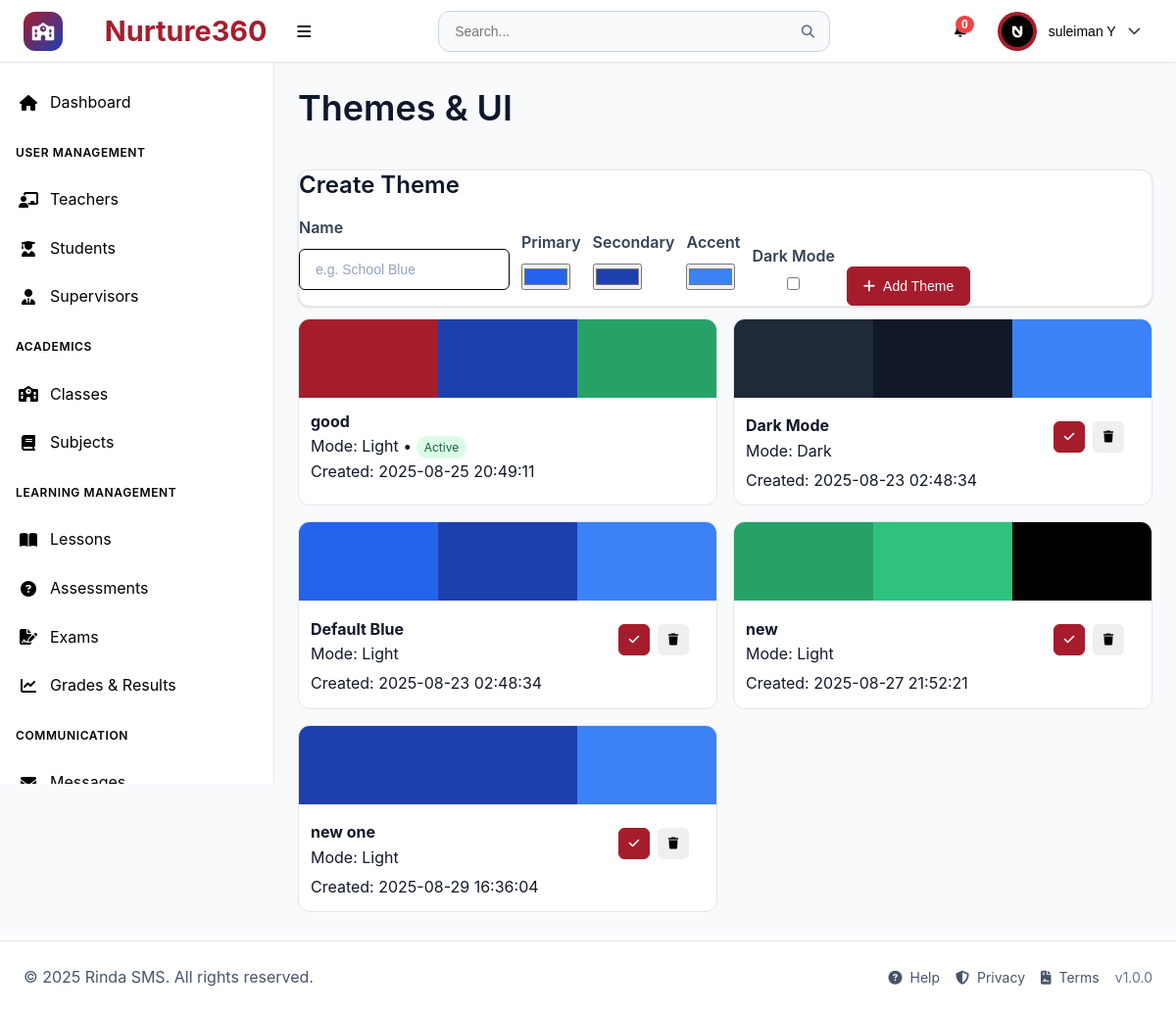
The page /pages/themes.php (signed in) on the database its author committed.
### tables this page shows
CREATE TABLE `users` (
  `id` int(11) NOT NULL,
  `username` varchar(50) NOT NULL,
  `email` varchar(100) NOT NULL,
  `password_hash` varchar(255) NOT NULL,
  `first_name` varchar(50) NOT NULL,
  `last_name` varchar(50) NOT NULL,
  `role` enum('superadmin','teacher','student','supervisor') NOT NULL,
  `phone` varchar(20) DEFAULT NULL,
  `address` text DEFAULT NULL,
  `profile_image` varchar(255) DEFAULT NULL,
  `is_active` tinyint(1) DEFAULT 1,
  `email_verified` tinyint(1) DEFAULT 0,
  `two_factor_enabled` tinyint(1) DEFAULT 0,
  `last_login` datetime DEFAULT NULL,
  `created_at` timestamp NOT NULL DEFAULT current_timestamp(),
  `updated_at` timestamp NOT NULL DEFAULT current_timestamp() ON UPDATE current_timestamp()
);

CREATE TABLE `themes` (
  `id` int(11) NOT NULL,
  `theme_name` varchar(50) NOT NULL,
  `primary_color` varchar(7) NOT NULL,
  `secondary_color` varchar(7) NOT NULL,
  `accent_color` varchar(7) NOT NULL,
  `is_dark_mode` tinyint(1) DEFAULT 0,
  `is_active` tinyint(1) DEFAULT 0,
  `created_at` timestamp NOT NULL DEFAULT current_timestamp()
);

### pages/themes.php (the view, shortened to what this page needs)
<?php
$pdo = getDBConnection();
function fetchThemes(PDO $pdo){
  $st=$pdo->query("SELECT id, theme_name, primary_color, secondary_color, accent_color, is_dark_mode, is_active, created_at FROM themes ORDER BY is_active DESC, theme_name ASC");
  return $st->fetchAll(PDO::FETCH_ASSOC);
}
$themes = fetchThemes($pdo);
include '../components/header.php';
?>
<div class="dashboard-container">
  <?php include '../components/sidebar.php'; ?>
  <main class="main-content">
    <div class="page-header"><h1>Themes & UI</h1></div>
    <div class="card" style="margin-bottom:12px">
      <h3>Create Theme</h3>
      <form method="POST" class="form" style="display:flex;gap:12px;flex-wrap:wrap;align-items:flex-end">
        <div class="form-group"><label>Name</label><input type="text" name="theme_name" placeholder="e.g. School Blue" required></div>
        <div class="form-group"><label>Primary</label><input type="color" name="primary_color" value="#2563eb"></div>
        <div class="form-group"><label>Secondary</label><input type="color" name="secondary_color" value="#1e40af"></div>
        <div class="form-group"><label>Accent</label><input type="color" name="accent_color" value="#3b82f6"></div>
        <div class="form-group"><label>Dark Mode</label><input type="checkbox" name="is_dark_mode"></div>
        <button class="btn btn-primary" type="submit"><i class="fas fa-plus"></i> Add Theme</button>
      </form>
    </div>
    <div class="theme-grid">
      <?php if($themes): foreach($themes as $t): ?>
        <div class="theme-card">
          <div class="theme-preview">
            <div class="theme-swatch" style="background: <?php echo htmlspecialchars($t['primary_color']); ?>"></div>
            <div class="theme-swatch" style="background: <?php echo htmlspecialchars($t['secondary_color']); ?>"></div>
            <div class="theme-swatch" style="background: <?php echo htmlspecialchars($t['accent_color']); ?>"></div>
          </div>
          <div class="theme-body">
            <div style="display:flex;justify-content:space-between;align-items:center;gap:8px">
              <div>
                <strong><?php echo htmlspecialchars($t['theme_name']); ?></strong>
                <div class="virtual-meta">Mode: <?php echo ((int)$t['is_dark_mode']===1?'Dark':'Light'); ?><?php if((int)$t['is_active']===1): ?> • <span class="badge badge-active">Active</span><?php endif; ?></div>
              </div>
              <div class="teacher-card-actions action-buttons">
                <?php if((int)$t['is_active']!==1): ?>
                <form method="POST" style="display:inline">
                  <button class="btn btn-sm btn-primary" type="submit" title="Activate"><i class="fas fa-check"></i></button>
                </form>
                <?php endif; ?>
                <?php if((int)$t['is_active']!==1): ?>
                <form method="POST" onsubmit="return confirm('Delete this theme?')" style="display:inline">
                  <button class="btn btn-sm btn-danger" type="submit" title="Delete"><i class="fas fa-trash"></i></button>
                </form>
                <?php endif; ?>
              </div>
            </div>
            <div class="virtual-meta">Created: <?php echo htmlspecialchars($t['created_at']); ?></div>
          </div>
        </div>
      <?php endforeach; else: ?>
        <div class="no-data"><i class="fas fa-palette"></i><p>No themes yet. Create one above.</p></div>
      <?php endif; ?>
    </div>
  </main>
</div>
<?php include '../components/footer.php'; ?>

### components/header.php (shortened to what this page needs)
<?php
require_once '../config/config.php';
$user_id = $_SESSION['user_id'] ?? null;
$first_name = $_SESSION['first_name'] ?? '';
$last_name = $_SESSION['last_name'] ?? '';
$user_role = $_SESSION['role'] ?? '';
$profile_image = '';
$profile_image_url = '';
try {
    $pdo = getDBConnection();
    $settings_stmt = $pdo->prepare("SELECT setting_key, setting_value FROM system_settings WHERE setting_key IN ('app_name', 'theme_primary_color', 'theme_secondary_color', 'theme_accent_color', 'theme_mode', 'app_logo', 'app_favicon', 'brand_display')");
    $settings_stmt->execute();
    $settings = [];
    while ($row = $settings_stmt->fetch()) {
        $settings[$row['setting_key']] = $row['setting_value'];
    }
    if ($user_id) {
        $uStmt = $pdo->prepare("SELECT profile_image FROM users WHERE id = ? LIMIT 1");
        $uStmt->execute([$user_id]);
        $uRow = $uStmt->fetch();
        if ($uRow && !empty($uRow['profile_image'])) {
            $profile_image = $uRow['profile_image'];
        }
    }
} catch (PDOException $e) {
    $settings = [
        'app_name' => APP_NAME,
        'theme_primary_color' => DEFAULT_PRIMARY_COLOR,
        'theme_mode' => 'light'
    ];
}
$app_name = $settings['app_name'] ?? APP_NAME;
$theme_mode = $settings['theme_mode'] ?? 'light';
$app_logo = $settings['app_logo'] ?? '';
$brand_display = $settings['brand_display'] ?? 'both';
$hasLogo = !empty($app_logo);
$mode = in_array($brand_display, ['logo','name','both'], true) ? $brand_display : 'both';
$showLogo = $hasLogo && ($mode === 'logo' || $mode === 'both');
$showName = ($mode === 'name' || $mode === 'both');
$showIcon = !$showLogo;
if (!empty($profile_image)) {
    if (preg_match('/^https?:\/\//i', $profile_image)) {
        $profile_image_url = $profile_image;
    } else {
        if ($user_role === 'teacher') {
            $profile_image_url = '../uploads/teachers/' . rawurlencode($profile_image);
        } else {
            $profile_image_url = '../uploads/users/' . rawurlencode($profile_image);
        }
    }
}
?>
<!DOCTYPE html>
<html lang="en" data-theme="<?php echo $theme_mode; ?>">
<head>
    <link rel="stylesheet" href="../assets/css/main.css">
    <link rel="stylesheet" href="../assets/css/components.css">
    <link rel="stylesheet" href="../assets/css/dashboard.css">
    <link rel="stylesheet" href="https://cdnjs.cloudflare.com/ajax/libs/font-awesome/6.4.0/css/all.min.css">
</head>
<body class="role-<?php echo htmlspecialchars($user_role); ?>">
    <header class="header">
        <div class="header-left">
            <?php if ($showIcon): ?>
            <div class="school-icon">
                <i class="fas fa-school"></i>
            </div>
            <?php endif; ?>
            <div class="logo">
                <?php if ($showName): ?>
                    <h1 style="margin-left: 8px; display:inline-block;">&nbsp;<?php echo htmlspecialchars($app_name); ?></h1>
                <?php endif; ?>
                <button class="desktop-toggle" id="desktopSidebarToggle" title="Toggle sidebar">
                    <i class="fas fa-bars"></i>
                </button>
            </div>
        </div>
        <div class="header-center">
            <div class="search-bar">
                <input type="text" placeholder="Search..." id="globalSearch">
                <button type="button">
                    <i class="fas fa-search"></i>
                </button>
            </div>
        </div>
        <div class="header-right">
            <div class="header-actions">
                <div class="notification-dropdown">
                    <button class="notification-btn" id="notificationBtn">
                        <span class="notification-badge" id="notificationBadge">0</span>
                    </button>
                </div>
                <div class="user-dropdown">
                    <button class="user-btn" id="userBtn">
                        <div class="user-avatar">
                            <?php if (!empty($profile_image_url)): ?>
                                <img src="<?php echo htmlspecialchars($profile_image_url); ?>" alt="Avatar" style="width:32px;height:32px;border-radius:50%;object-fit:cover;" onerror="this.style.display='none'; this.parentElement.innerHTML='\\u003ci class=\\'fas fa-user\\'\\u003e\\u003c/i\\u003e';">
                            <?php else: ?>
                                <i class="fas fa-user"></i>
                            <?php endif; ?>
                        </div>
                        <span class="user-name"><?php echo $first_name . ' ' . $last_name; ?></span>
                        <i class="fas fa-chevron-down"></i>
                    </button>
                </div>
            </div>
        </div>
    </header>

### assets/css/main.css (style rules this page uses)
:root { --primary-color: #2563eb; --primary-dark: #1e40af; --primary-light: #3b82f6; --secondary-color: #64748b; --accent-color: #f59e0b; --success-color: #10b981; --warning-color: #f59e0b; --error-color: #ef4444; --info-color: #06b6d4; --white: #ffffff; --gray-50: #f8fafc; --gray-100: #f1f5f9; --gray-200: #e2e8f0; --gray-300: #cbd5e1; --gray-400: #94a3b8; --gray-500: #64748b; --gray-600: #475569; --gray-700: #334155; --gray-800: #1e293b; --gray-900: #0f172a; --font-family: 'Inter', -apple-system, BlinkMacSystemFont, 'Segoe UI', Roboto, sans-serif; --font-size-xs: 0.75rem; --font-size-sm: 0.875rem; --font-size-base: 1rem; --font-size-lg: 1.125rem; --font-size-xl: 1.25rem; --font-size-2xl: 1.5rem; --font-size-3xl: 1.875rem; --font-size-4xl: 2.25rem; --spacing-1: 0.25rem; --spacing-2: 0.5rem; --spacing-3: 0.75rem; --spacing-4: 1rem; --spacing-5: 1.25rem; --spacing-6: 1.5rem; --spacing-8: 2rem; --spacing-10: 2.5rem; --spacing-12: 3rem; --spacing-16: 4rem; --spacing-20: 5rem; --shadow-sm: 0 1px 2px 0 rgb(0 0 0 / 0.05); --shadow: 0 1px 3px 0 rgb(0 0 0 / 0.1), 0 1px 2px -1px rgb(0 0 0 / 0.1); --shadow-md: 0 4px 6px -1px rgb(0 0 0 / 0.1), 0 2px 4px -2px rgb(0 0 0 / 0.1); --shadow-lg: 0 10px 15px -3px rgb(0 0 0 / 0.1), 0 4px 6px -4px rgb(0 0 0 / 0.1); --shadow-xl: 0 20px 25px -5px rgb(0 0 0 / 0.1), 0 8px 10px -6px rgb(0 0 0 / 0.1); --radius-sm: 0.25rem; --radius: 0.375rem; --radius-md: 0.5rem; --radius-lg: 0.75rem; --radius-xl: 1rem; --radius-2xl: 1.5rem; --transition: all 0.2s ease-in-out; --transition-fast: all 0.1s ease-in-out; --transition-slow: all 0.3s ease-in-out; --header-height: 4rem; --sidebar-width: 280px; --sidebar-collapsed-width: 80px; --content-max-width: 1200px; }
* { margin: 0; padding: 0; box-sizing: border-box; }
html { font-size: 16px; scroll-behavior: smooth; height: 100%; }
body { font-family: var(--font-family); font-size: var(--font-size-base); line-height: 1.6; color: var(--gray-800); background-color: var(--gray-50); -webkit-font-smoothing: antialiased; -moz-osx-font-smoothing: grayscale; min-height: 100vh; display: flex; flex-direction: column; }
@media (min-width: 769px) { body { padding-bottom: 80px; } }
h1, h2, h3, h4, h5, h6 { font-weight: 600; line-height: 1.25; margin-bottom: var(--spacing-4); color: var(--gray-900); }
h1 { font-size: var(--font-size-4xl); }
h3 { font-size: var(--font-size-2xl); }
.btn { display: inline-flex; align-items: center; justify-content: center; gap: var(--spacing-2); padding: var(--spacing-3) var(--spacing-4); font-size: var(--font-size-sm); font-weight: 500; line-height: 1; border: 1px solid transparent; border-radius: var(--radius); cursor: pointer; transition: var(--transition); text-decoration: none; white-space: nowrap; user-select: none; }
.btn-primary { background-color: var(--primary-color); border-color: var(--primary-color); color: var(--white); }
.btn-sm { padding: var(--spacing-2) var(--spacing-3); font-size: var(--font-size-xs); }
.form-group { margin-bottom: var(--spacing-4); }
.card { background-color: var(--white); border: 1px solid var(--gray-200); border-radius: var(--radius-lg); box-shadow: var(--shadow); overflow: hidden; }

### pages/themes.php (style rules this page uses)
.theme-grid { display:grid;grid-template-columns:repeat(3,minmax(0,1fr));gap:16px }
@media (max-width:1200px) { .theme-grid { grid-template-columns:repeat(2,1fr) } }
.theme-card { border:1px solid #e5e7eb;border-radius:12px;overflow:hidden;background:#fff }
.theme-preview { height:80px;display:flex }
.theme-swatch { flex:1 }
.theme-body { padding:12px }
.badge { display:inline-block;padding:2px 8px;border-radius:999px;font-size:12px;background:#eef2ff;color:#374151 }
.badge-active { background:#dcfce7;color:#166534 }

### rows shown on the page
users: profile_image (picture)
themes: theme_name "good", is_dark_mode "Light", is_active "Active", created_at "2025-08-25 20:49:11"
themes: theme_name "Dark Mode", is_dark_mode "Dark", created_at "2025-08-23 02:48:34"
themes: theme_name "Default Blue", is_dark_mode "Light", created_at "2025-08-23 02:48:34"
themes: theme_name "new", is_dark_mode "Light", created_at "2025-08-27 21:52:21"
themes: theme_name "new one", is_dark_mode "Light", created_at "2025-08-29 16:36:04"

### other values the page prints
$app_name "Nurture360"
$first_name "suleiman"
$last_name "Y"
APP_NAME "Rinda SMS"
APP_VERSION "1.0.0"
